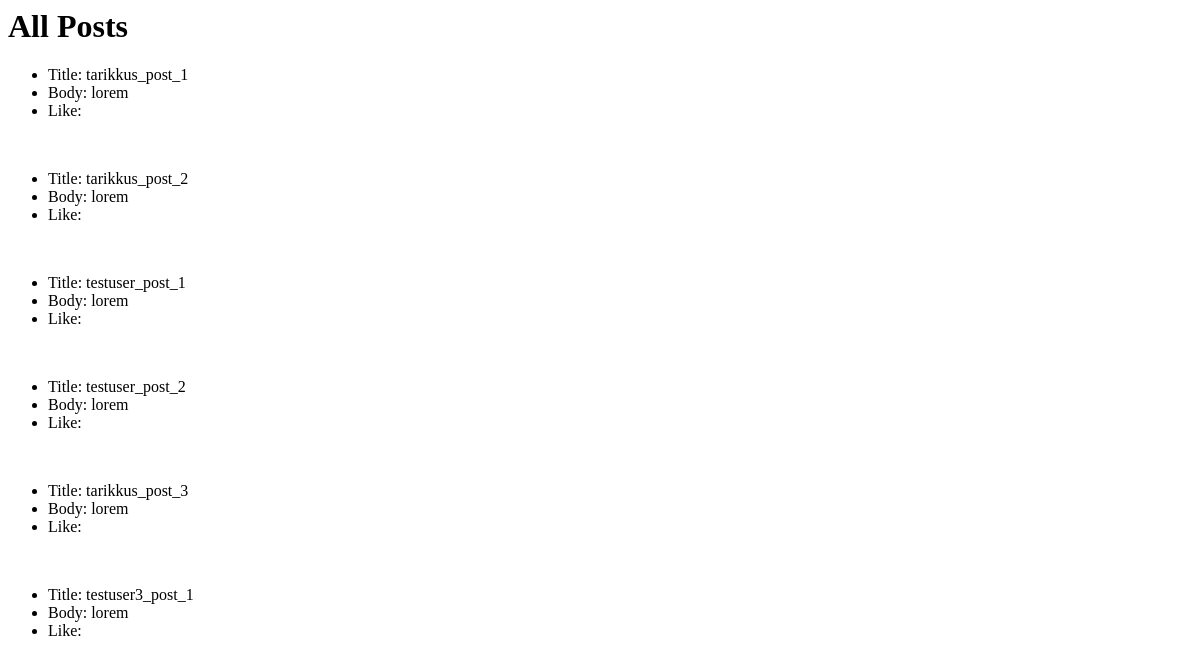
The app's page /, older data.
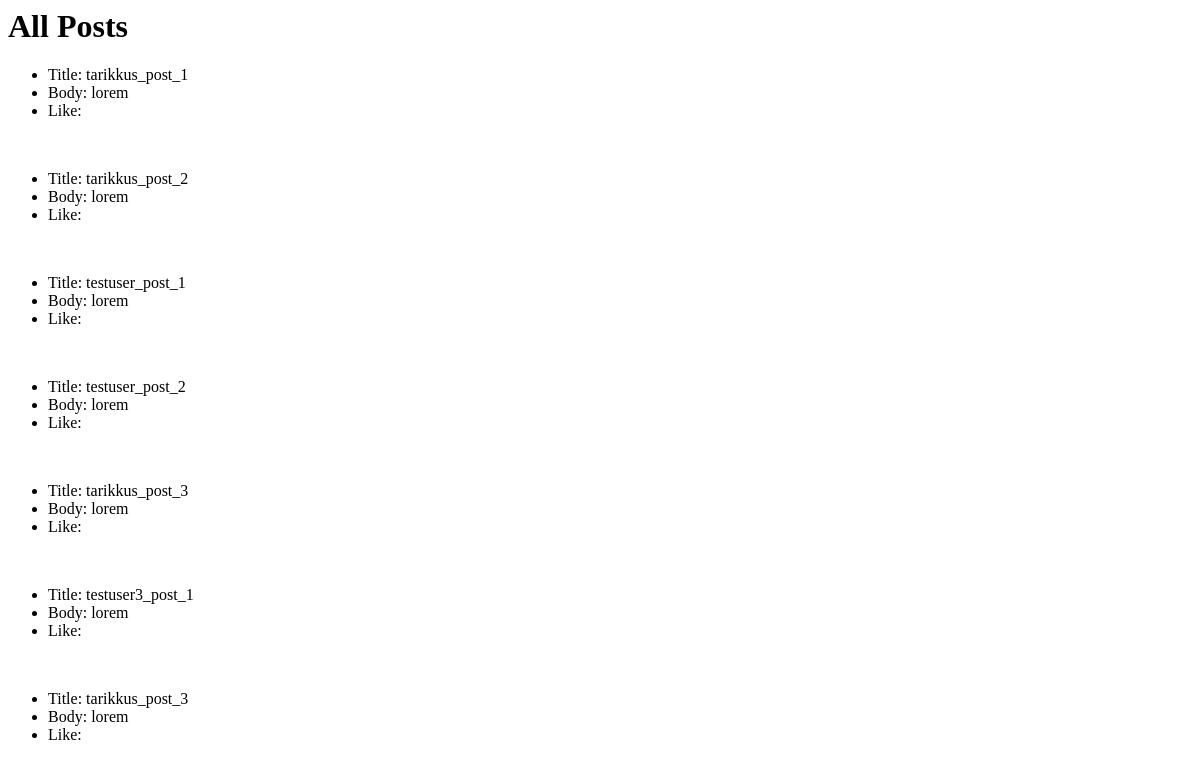
The same page, newer data.
### social_network/models.py (models this page shows, shortened)
class Post(models.Model):
    author = models.ForeignKey(User, null=True, on_delete=models.CASCADE)
    title = models.CharField(max_length=50)
    body = models.CharField(blank=True, max_length=250)
    post_date = models.DateField(auto_now_add=True,  null=True)
    likes = models.ManyToManyField(User, blank=True, related_name='post_likes')

### social_network/views.py (the view)
# urls.py: path('', PostView.as_view(), name='home'),
class PostView(ListView):
    model = Post
    template_name = 'social_network/posts.html'

### social_network/templates/social_network/posts.html (shortened to what this page needs)
<h1>All Posts</h1>
{% for post in object_list %}
<ul>
  <li>Title: {{ post.title }}</li>
  <li>Body: {{ post.body }}</li>
  <li>Like: {{ post.like }}</li>
</ul>
{% endfor %}

Row changes from the older to the newer data that the page shows:
added Post: title "tarikkus_post_3", body "lorem"
